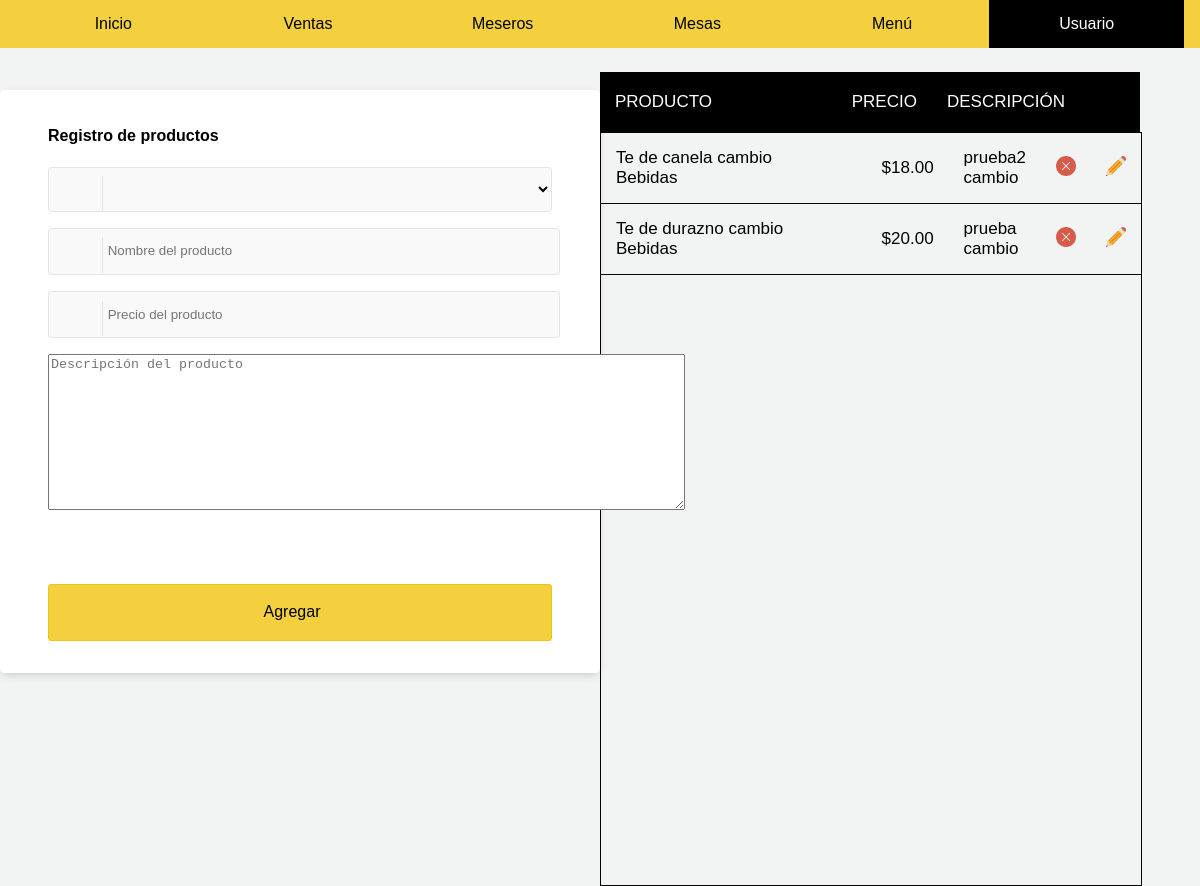
Before: /productos.php with the older database file.
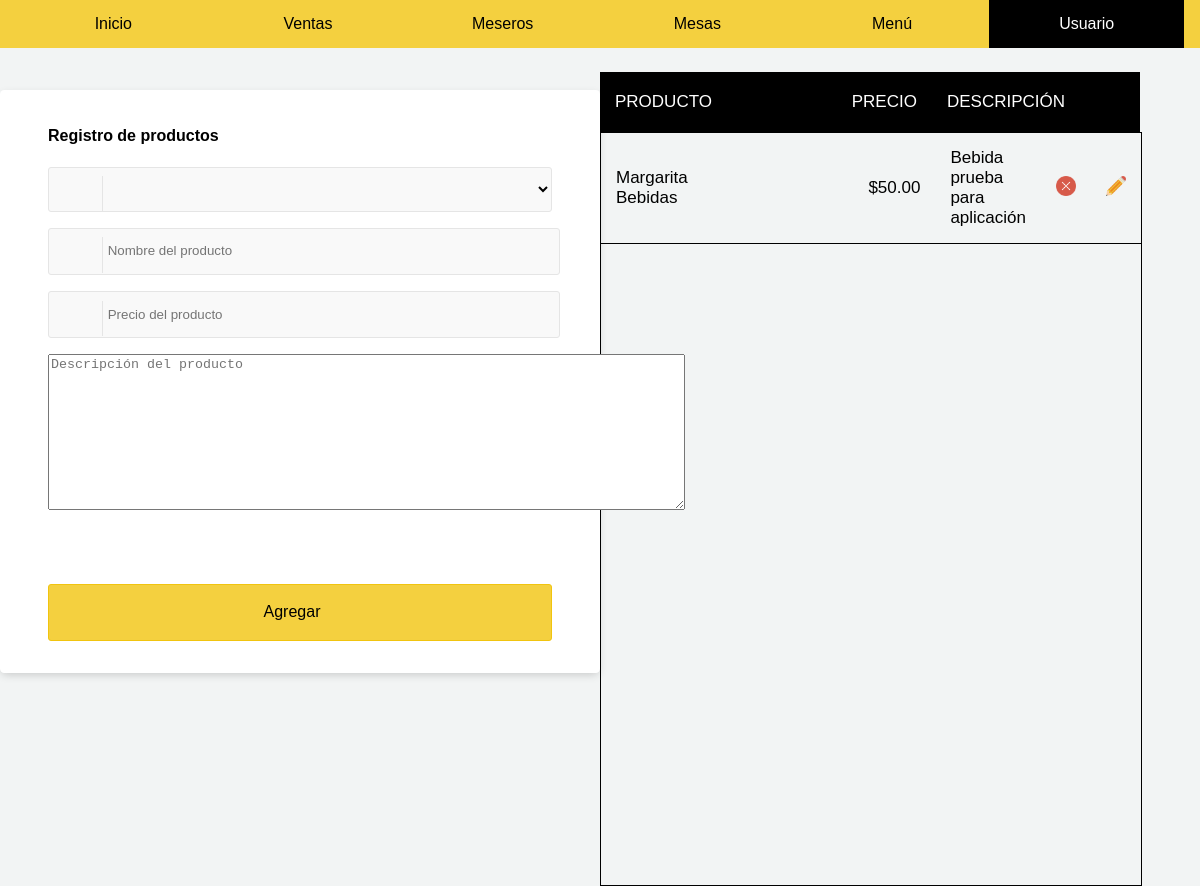
After: the same page with the newer database file.
### tables this page shows
CREATE TABLE `productos` (
  `id` int(11) NOT NULL,
  `producto` varchar(255) NOT NULL,
  `descripcion` longtext NOT NULL,
  `precio` float(10,2) NOT NULL,
  `id_categoria` int(255) NOT NULL,
  `id_propietario` int(255) NOT NULL,
  `status` int(11) NOT NULL DEFAULT '1',
  `imagen` varchar(250) NOT NULL
);

CREATE TABLE `categorias` (
  `id` int(255) NOT NULL,
  `categoria` varchar(255) NOT NULL,
  `id_propietario` int(255) NOT NULL,
  `status` int(11) NOT NULL DEFAULT '1',
  `imagen` varchar(250) NOT NULL
);

### productos.php (the view, shortened to what this page needs)
<!DOCTYPE html>
<html >
<head><meta http-equiv="Content-Type" content="text/html; charset=utf-8">
       <link rel='stylesheet' type='text/css' href='css/formularios.css' />
       <link rel='stylesheet' type='text/css' href='css/menu.css' />
       <link rel='stylesheet' type='text/css' href='css/consulta.css' />
</head>
<?php
	echo"<nav class='menu'>
	  <ol>
	  	<li class='menu-item'><a href='#0'>Inicio</a></li>
	   	<li class='menu-item'><a href='#0'>Ventas</a></li>
	   	<li class='menu-item'><a href='#0'>Meseros</a></li>
	   	<li class='menu-item'><a href='#0'>Mesas</a></li>
	   	<li class='menu-item'><a href='#0'>Menú</a></li>
	   	<li class='menu-item' style='background-color:#000'><a href='#0' style='color:#fff'>Usuario</a>
		</li>
	  </ol>
	</nav>";
$host="localhost";
$user="roxana_admin";
$password="colores317";
$linck = mysqli_connect ($host,$user,$password) or die ("No se puede conectar");
mysqli_set_charset($linck,'utf8');
$NombreBD="ordena";
mysqli_select_db($linck,$NombreBD);
$id_propietario = 1;
			 echo"
			 <div class='container_base'>
				   <div class='left'>
				   		<br><div class='container'>
						  <form action='productos.php?id=".$id."' method='post' enctype='multipart/form-data'>
						    <div class='row'>
						      <h4>Registro de productos</h4>
						      <div class='input-group input-group-icon'>
						        <select name='categoria' required>
						            <option value=''></option>";
						$categorias=mysqli_query($linck,"SELECT * FROM `categorias` WHERE `id_propietario` = '$id_propietario' ORDER BY `categoria`;");
						while ($ag = mysqli_fetch_array($categorias))
							if($id_categoriac == $ag['id'])
								echo"<option selected value='".$ag['id']."'>".$ag['categoria']."</option>";
						       	else
						       		echo"<option value='".$ag['id']."'>".$ag['categoria']."</option>";
						   	echo"</select>
							<div class='input-icon'><i class='fa fa-envelope'></i></div>
						      </div>
						      <div class='input-group input-group-icon'>
						        <input type='text' name='producto' placeholder='Nombre del producto' required value='".$productoc."'/>
						        <div class='input-icon'><i class='fa fa-envelope'></i></div>
						      </div>
						      <div class='input-group input-group-icon'>
						        <input type='number' name='precio'  step='0.01' placeholder='Precio del producto' required value='".$precioc."'/>
						        <div class='input-icon'><i class='fa fa-envelope'></i></div>
						      </div>
						      <div class='input-group input-group-icon'>
						        <textarea name='descripcion' rows='10' cols='77' placeholder='Descripción del producto' required>".$descripcionc."</textarea>
						      </div>
						      <br><br><br>";
						      	if($_GET['editar']==1)
						      		echo"<input name='editar' type='submit' id='agregar' value='Guardar cambios'>";
						      	else
						      		echo"<input name='agregar' type='submit' id='agregar' value='Agregar'>";
						      echo"
						      </div>
						  </form>
						</div>
				   </div>
				   <div class='right'>
				   	<div class='tbl-header'>
					    <table cellpadding='0' cellspacing='0' border='0'>
					      <thead>
					        <tr>
					          <th style='color:#fff'>Producto</th>
					          <th style='color:#fff'>Precio</th>
					          <th style='color:#fff'>Descripción</th>
						  <th style='color:#fff; width:20%;'></th>
						  <th style='color:#fff; width:20%;'></th>
					        </tr>
					      </thead>
					    </table>
					  </div>
					  <div class='tbl-content'>
					    <table cellpadding='0' cellspacing='0' border='0'>
					      <tbody>";
					       $consulta=mysqli_query($linck,"SELECT * FROM `productos` WHERE status = 1 AND id_propietario = '$id_propietario' ORDER BY id_categoria, producto;");
					      	while ($row = mysqli_fetch_array($consulta)){
					      		$id_categoria = $row['id_categoria'];
					      		$categoriasc=mysqli_query($linck,"SELECT * FROM `categorias` WHERE id = '$id_categoria';");
					      		while ($rowc = mysqli_fetch_array($categoriasc))
					      			$categoria = $rowc['categoria'];
					            echo"
					            <tr class='cuerpo'>
						            <td>".$row['producto']."<br>".$categoria."</td>
						            <td>$".$row['precio']."</td>
						            <td>".$row['descripcion']."</td>
						            <td style='width:20%'><a href='productos.php?id=".$row['id']."&eliminar=1'>
						            <img src='img/cancelar.png' id='cancelar' height='20em' width='20em'></a></td>
						            <td style='width:20%'><a href='productos.php?id=".$row['id']."&editar=1'>
						            <img src='img/editar.png' id='cancelar' height='20em' width='20em'></a></td>
					            </tr>";
					        }
					 echo"</tbody>
					    </table>
					  </div>
				   </div>
			</div>";
?>
</body>
</html>

### css/formularios.css (style rules this page uses)
h4 { color: #000; }
input, input[type="radio"] + label, input[type="checkbox"] + label:before, select option, select { width: 87%; padding: 1em; padding-left: 3.9em; line-height: 1.4; background-color: #f9f9f9; border: 1px solid #e5e5e5; border-radius: 3px; -webkit-transition: 0.35s ease-in-out; -moz-transition: 0.35s ease-in-out; -o-transition: 0.35s ease-in-out; transition: 0.35s ease-in-out; transition: all 0.35s ease-in-out; }
input[type="radio"] + label, select { display: inline-block; width: 100%; text-align: center; float: left; border-radius: 0; }
#agregar { background-color: #F4D03F; color: #000; border-color: #F1C40F; padding-left: 0em; font-size: 1em; width: 100%; }
select { height: 3.4em; line-height: 2; }
select:first-of-type { border-top-left-radius: 3px; border-bottom-left-radius: 3px; }
select:last-of-type { border-top-right-radius: 3px; border-bottom-right-radius: 3px; }
select option { //background-color: #7ed321; //color: #fff; font-size: 1em; }
.input-group { margin-bottom: 1em; zoom: 1; }
.input-group:before, .input-group:after { content: ""; display: table; }
.input-group:after { clear: both; }
.input-group-icon { position: relative; }
.input-group-icon input { padding-left: 4.4em; }
.input-group-icon .input-icon { position: absolute; top: 0; left: 0; width: 3.4em; height: 3.4em; line-height: 3.4em; text-align: center; pointer-events: none; }
.input-group-icon .input-icon:after { position: absolute; top: 0.6em; bottom: 0.6em; left: 3.4em; display: block; border-right: 1px solid #e5e5e5; content: ""; -webkit-transition: 0.35s ease-in-out; -moz-transition: 0.35s ease-in-out; -o-transition: 0.35s ease-in-out; transition: 0.35s ease-in-out; transition: all 0.35s ease-in-out; }
.container { max-width: 38em; padding: 1em 3em 2em 3em; margin: 0em auto; background-color: #fff; border-radius: 4.2px; box-shadow: 0px 3px 10px -2px rgba(0, 0, 0, 0.2); }
.row { zoom: 1; }
.row:before, .row:after { content: ""; display: table; }
.row:after { clear: both; }

### css/menu.css (style rules this page uses)
.menu { background: #F4D03F; height: 3rem; margin-bottom: 2%; }
.menu ol { list-style-type: none; margin: 0 auto; padding: 0; }
.menu > ol { max-width: 1500px; padding: 0 1rem; display: flex; }
.menu > ol > .menu-item { flex: 1; padding: 0.25rem 0; }
.menu > ol > .menu-item:after { content: ""; position: absolute; width: 4px; height: 4px; border-radius: 50%; bottom: 5px; left: calc(50% - 2px); background: #FECEAB; will-change: transform; transform: scale(0); transition: transform 0.2s ease; }
.menu-item { position: relative; line-height: 2.5rem; text-align: center; }
.menu-item a { overflow: hidden; white-space: nowrap; text-overflow: ellipsis; display: block; color: #000; }
html, body { font-size: 16px; font-family: sans-serif; margin: 0; background: #F2F4F4; }
*:before, *:after { box-sizing: inherit; }
a { text-decoration: none; }

### css/consulta.css (style rules this page uses)
.tbl-header { background-color: rgba(0,0,0,1); }
.tbl-content { height:47em; overflow-x:auto; margin-top: 0px; border: 1px solid rgba(0,0,0,1); }
th { width: 100%; padding: 20px 15px; text-align: left; font-weight: 500; font-size: 17px; color: #fff; text-transform: uppercase; }
td { padding: 15px; width: 100%; text-align: left; vertical-align:middle; font-weight: 300; font-size: 17px; color: #000; border-bottom: solid 1px rgba(0,0,0,1); }

### productos.php (style rules this page uses)
.container_base { width:100%; }
.left { width:50%; float:left; }
.right { width:50%; float:right; }
.tbl-content,.tbl-header { width:90%; }

Changed rows visible on the page:
removed productos: producto "Te de canela cambio", id_categoria.categoria "Bebidas", precio "18.00", descripcion "prueba2 cambio"
removed productos: producto "Te de durazno cambio", id_categoria.categoria "Bebidas", precio "20.00", descripcion "prueba cambio"
added productos: producto "Margarita", id_categoria.categoria "Bebidas", precio "50.00", descripcion "Bebida prueba para aplicación"
